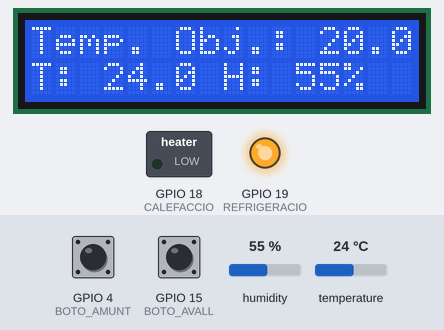
Bench run of a sketch on a simulated ESP32. Shown: 16×2 character LCD, switched loads named in the sketch (green lamp = pin HIGH), output pins drawn as LEDs (lit = HIGH). The test bench sets the inputs (shaded band); at power-on: temperature 24 °C, GPIO 4 (BOTO_AMUNT) HIGH, humidity 55 %, GPIO 15 (BOTO_AVALL) HIGH.

Above: at 1.2 s.
1.3 s: temperature set to 12 °C
At 2.4 s:
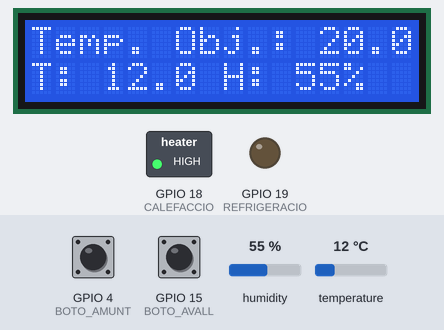
2.8 s: GPIO 4 (BOTO_AMUNT) pulled LOW for 0.15 s
At 3.7 s:
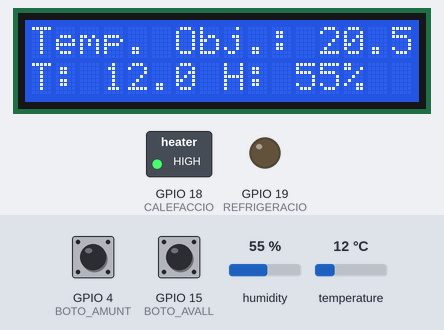
4.7 s: humidity set to 22 %
At 5.9 s:
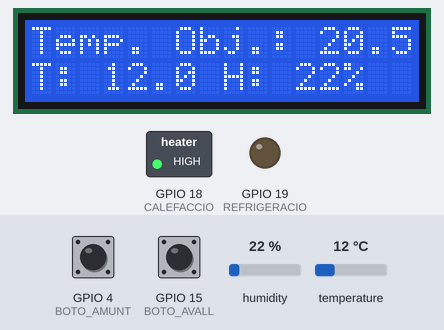
6.2 s: GPIO 15 (BOTO_AVALL) pulled LOW for 0.15 s
At 7.7 s:
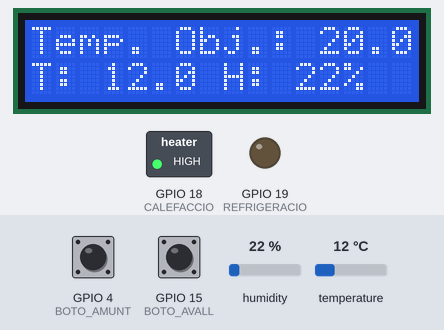
8.1 s: GPIO 15 (BOTO_AVALL) pulled LOW for 1 s
At 9.7 s:
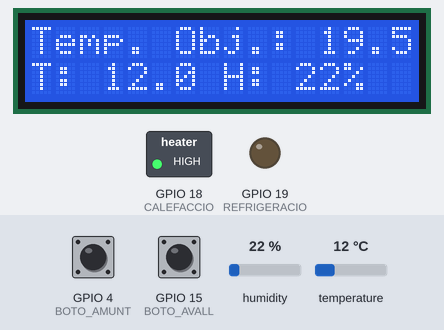
10.8 s: temperature set to 17 °C
At 11.9 s:
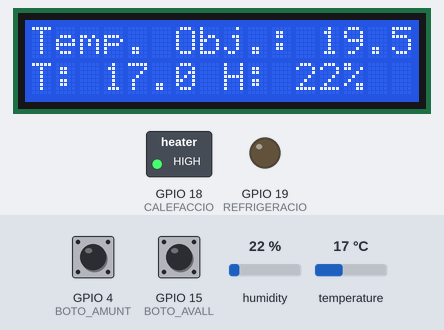
12.3 s: temperature set to 20 °C
Timing chart, 0 to 14.8 s (numbered marks = the images above; inputs shaded):
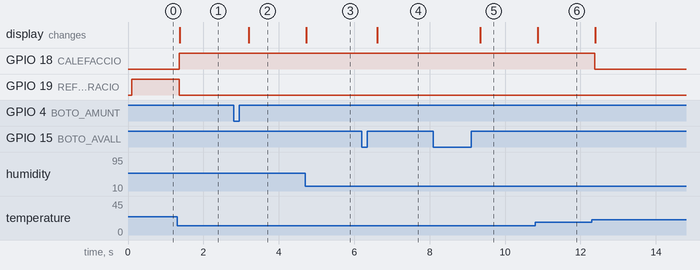

Measured:
- after the input at 1.3 s, GPIO 18 (CALEFACCIO): LOW → HIGH after 0.06 s; GPIO 19 (REFRIGERACIO): HIGH → LOW after 0.06 s; the display: changes after 0.07 s (image 1)
- after the input at 2.8 s, the display: changes after 0.40 s (image 2)
- after the input at 4.7 s, the display: changes at once (image 3)
- after the input at 6.2 s, the display: changes after 0.41 s (image 4)
- after the input at 8.1 s, the display: changes after 1.2 s (image 5)
- after the input at 10.8 s, the display: changes after 0.07 s (image 6)
- after the input at 12.3 s, GPIO 18 (CALEFACCIO): HIGH → LOW after 0.08 s

The sketch:

codi_font.ino
```cpp
#include <LiquidCrystal_I2C.h>
#include <Wire.h>
#include <DHTesp.h>

// Definim els GPIOs on tenim connectats diversos dispositius.
#define SDA 13
#define SCL 14
#define SENSOR 12
#define BOTO_AMUNT 4
#define BOTO_AVALL 15
#define CALEFACCIO 18
#define REFRIGERACIO 19

// Inicialitzem la variable lcd que ens permetrà controlar el display LCD1602.
LiquidCrystal_I2C lcd(0x27, 16, 2);

// Inicialitzem les variables que ens permetran controlar el sensor DHT11.
DHTesp dht;
TempAndHumidity valorsLlegits;
float histeresi = 0.5;

// Variable que ens representarà la temperatura "objectiu".
double tempObjectiu = 20.0;


void setup() {
    // Inicialitzem el display LCD1602.
    Wire.begin(SDA, SCL);
    lcd.init();
    lcd.backlight();

    // Inicialitzem el sensor de temperatura i humitat DHT11.
    dht.setup(SENSOR, DHTesp::DHT11);

    // Fem un bucle d'espera fins que el sensor comenci a enviar-nos dades, ja
    // que necessita un temps de posta en marxa.
    do {
        valorsLlegits = dht.getTempAndHumidity();
    } while (dht.getStatus() != 0);

    // Inicialització dels GPIOs que fem servir.
    pinMode(BOTO_AMUNT, INPUT_PULLUP);
    pinMode(BOTO_AVALL, INPUT_PULLUP);
    pinMode(CALEFACCIO, OUTPUT);
    pinMode(REFRIGERACIO, OUTPUT);

    // Assegurem que inicialment els LEDs indicadors estan apagats.
    digitalWrite(REFRIGERACIO, LOW);
    digitalWrite(CALEFACCIO, LOW);
}

void loop() {
    // Fem una lectura de les dades del sensor.
    valorsLlegits = dht.getTempAndHumidity();

    // Comprovem si la lectura ha estat correcta.
    if (dht.getStatus() == 0) {
        // Si la lectura ha anat bé, mostrarem la temperatura i la humitat.
        // Preparem la posició on es mostraran le dades: columna 0, fila 1.
        lcd.setCursor(0, 1);
        // Mostrem "T:" seguit de la temperatura amb 1 decimal.
        lcd.print("T: " + String(valorsLlegits.temperature, 1));
        // Mostrem "H:" seguit de la humitat sense decimals i un "%" al final.
        lcd.print(" H: " + String(valorsLlegits.humidity, 0) + "% ");

        // Activem o desactivem la calefacció i la refrigeració, segons
        // convingui, en funció de la temperatura observada i la desitjada.
        if (valorsLlegits.temperature > (tempObjectiu + histeresi)) {
            digitalWrite(REFRIGERACIO, HIGH);
            digitalWrite(CALEFACCIO, LOW);
        }
        else if (valorsLlegits.temperature < (tempObjectiu - histeresi)) {
            digitalWrite(REFRIGERACIO, LOW);
            digitalWrite(CALEFACCIO, HIGH);
        }
        else {
            digitalWrite(REFRIGERACIO, LOW);
            digitalWrite(CALEFACCIO, LOW);
        }
    }


    // Comprovem si s'ha premut algun dels dos botons i, en cas afirmatiu, fem
    // pujar o baixar la temperatura "objectiu" 0.5 graus, segons el cas.
    if (digitalRead(BOTO_AMUNT) == LOW)
    {
        while (digitalRead(BOTO_AMUNT) == LOW)
        {
            delay(50);
        }

        if (tempObjectiu < 35)
        {
             tempObjectiu = tempObjectiu + 0.5;
            delay(200);
        }
    }
    else if (digitalRead(BOTO_AVALL) == LOW)
    {
        while (digitalRead(BOTO_AVALL) == LOW)
        {
            delay(50);
        }

        if (tempObjectiu > 5)
        {
            tempObjectiu = tempObjectiu - 0.5;
            delay(200);
        }
    }

    // Mostrem la temperatura "objectiu" amb 1 decimal a la fila 0 del display.
    lcd.setCursor(0, 0);
    lcd.print("Temp. Obj.: " + String(tempObjectiu, 1));
    delay(50);
}
```
